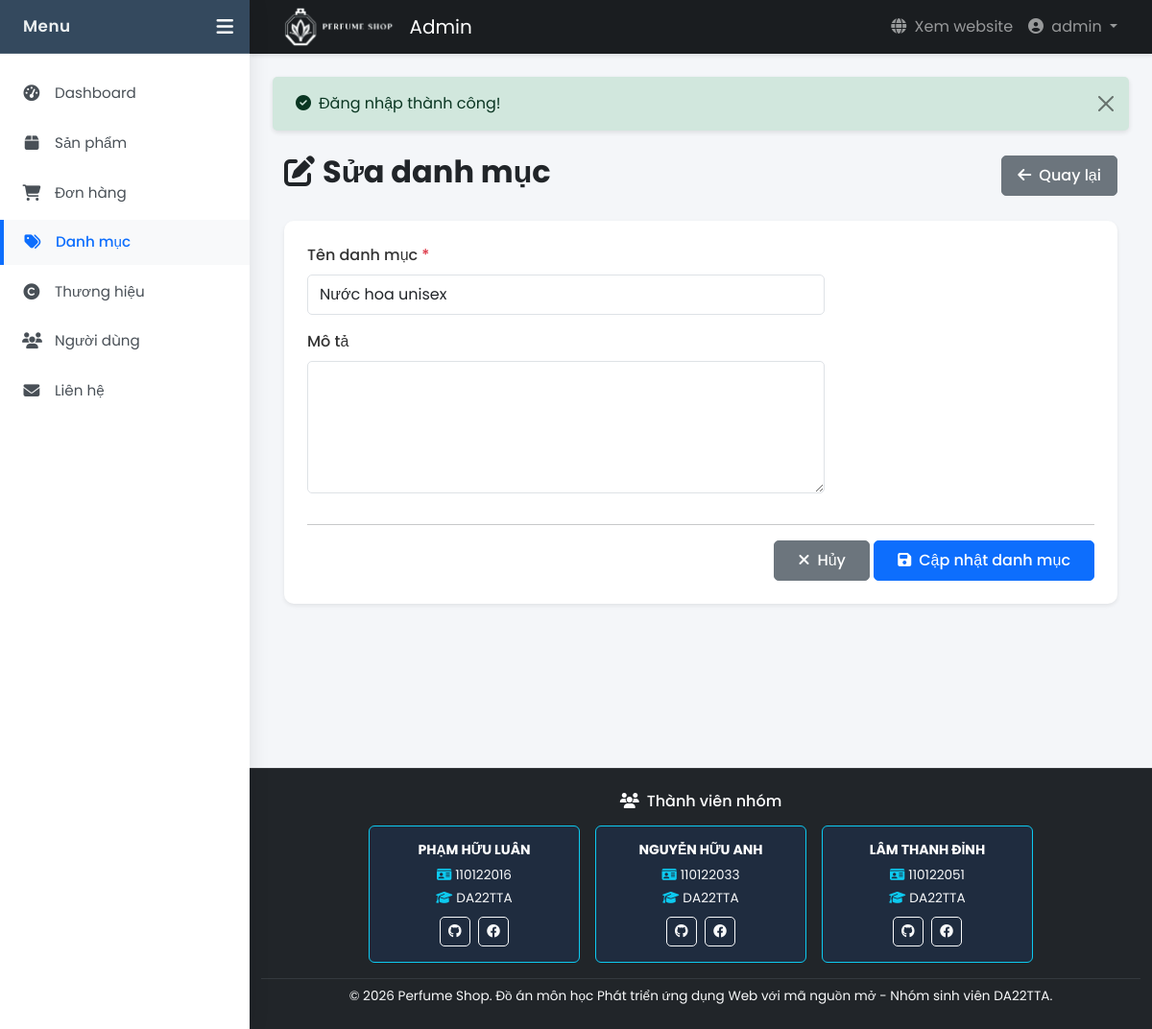
The app's page /views/admin/categories/edit.php?id=3 (signed in), older data.
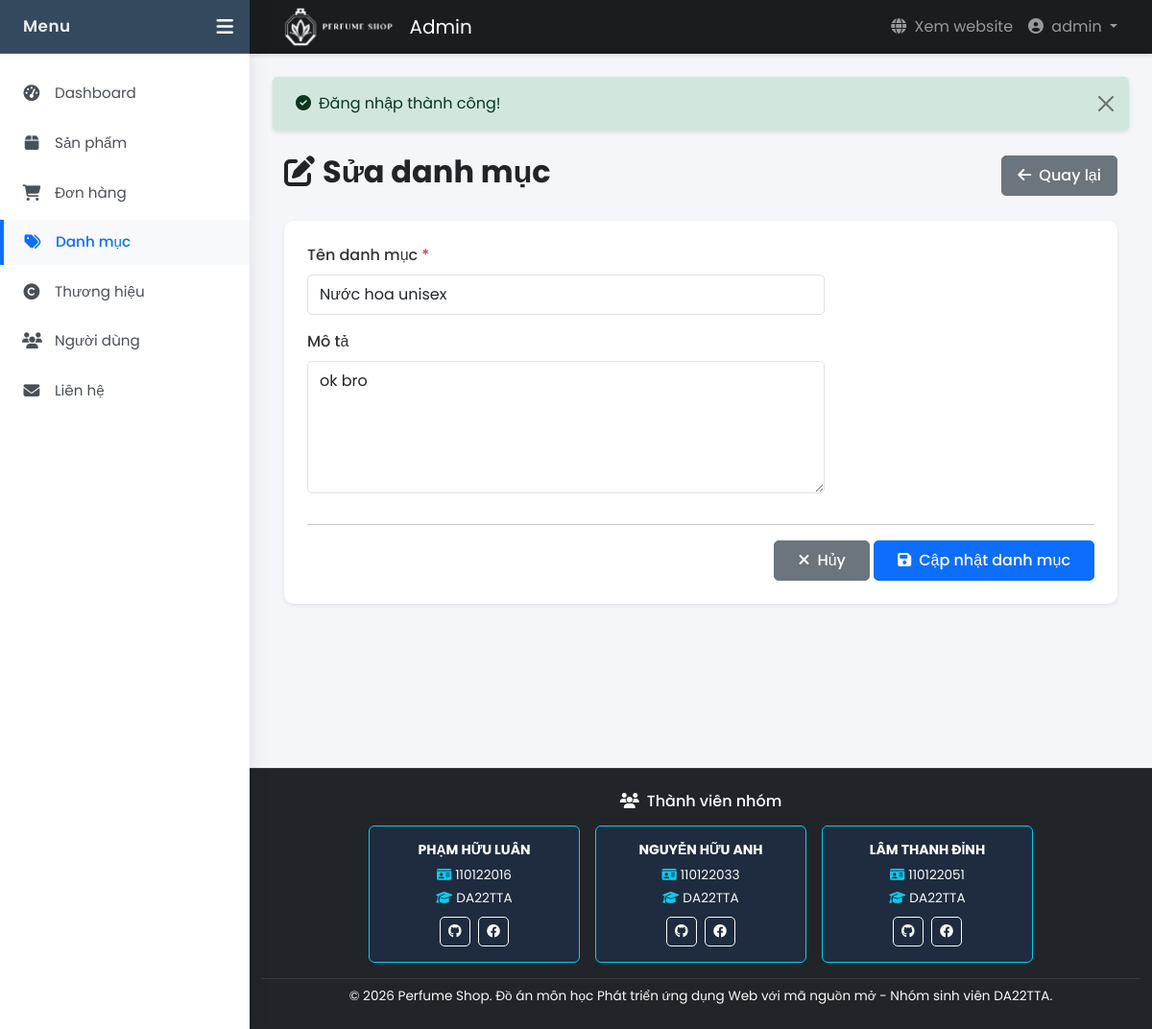
The same page, newer data.
### tables this page shows
CREATE TABLE `danh_muc` (
  `id` int(11) NOT NULL,
  `ten_danh_muc` varchar(100) NOT NULL,
  `mo_ta` text DEFAULT NULL
);

### models/Category.php (called while the page is built, shortened)
<?php
class Category {
    private $conn;
    private $table = 'danh_muc';
    public function __construct() {
        $database = new Database();
        $this->conn = $database->connect();
    }
    public function getById($id) {
        $query = "SELECT * FROM {$this->table} WHERE id = ?";
        $stmt = $this->conn->prepare($query);
        $stmt->bind_param("i", $id);
        $stmt->execute();
        $result = $stmt->get_result();
        if ($result->num_rows > 0) {
            return $result->fetch_assoc();
        }
        return false;
    }
}
?>

### config/database.php (called while the page is built, shortened)
<?php
class Database {
    private $host = DB_HOST;
    private $user = DB_USER;
    private $pass = DB_PASS;
    private $dbname = DB_NAME;
    public function connect() {
        $this->conn = null;
        try {
            $this->conn = new mysqli($this->host, $this->user, $this->pass, $this->dbname);
            $this->conn->set_charset("utf8mb4");
        } catch (Exception $e) {
            echo "Lỗi kết nối: " . $e->getMessage();
        }
        return $this->conn;
    }
}
?>

### views/admin/categories/edit.php (the view, shortened to what this page needs)
<?php
require_once __DIR__ . '/../../../models/Category.php';
$category_id = intval($_GET['id'] ?? 0);
$categoryModel = new Category();
$category = $categoryModel->getById($category_id);
include __DIR__ . '/../layout/header.php';
?>
<div class="container-fluid my-4">
    <div class="d-flex justify-content-between align-items-center mb-4">
        <h2 class="fw-bold"><i class="fas fa-edit me-2"></i>Sửa danh mục</h2>
        <a href="index.php" class="btn btn-secondary">
            <i class="fas fa-arrow-left me-2"></i>Quay lại
        </a>
    </div>
    <div class="card border-0 shadow-sm">
        <div class="card-body">
            <form method="POST" id="categoryForm">
                <div class="row">
                    <div class="col-md-8">
                        <div class="mb-3">
                            <label class="form-label">Tên danh mục <span class="text-danger">*</span></label>
                            <input type="text" class="form-control" name="ten_danh_muc"
                                   value="<?php echo htmlspecialchars($category['ten_danh_muc']); ?>" required>
                        </div>
                        <div class="mb-3">
                            <label class="form-label">Mô tả</label>
                            <textarea class="form-control" name="mo_ta" rows="5"><?php echo htmlspecialchars($category['mo_ta'] ?? ''); ?></textarea>
                        </div>
                    </div>
                </div>
                <hr>
                <div class="text-end">
                    <a href="index.php" class="btn btn-secondary px-4">
                        <i class="fas fa-times me-2"></i>Hủy
                    </a>
                    <button type="submit" class="btn btn-primary px-4">
                        <i class="fas fa-save me-2"></i>Cập nhật danh mục
                    </button>
                </div>
            </form>
        </div>
    </div>
</div>
<?php include __DIR__ . '/../layout/footer.php'; ?>

Row changes from the older to the newer data that the page shows:
changed danh_muc "Nước hoa unisex": mo_ta (not shown) → "ok bro"
